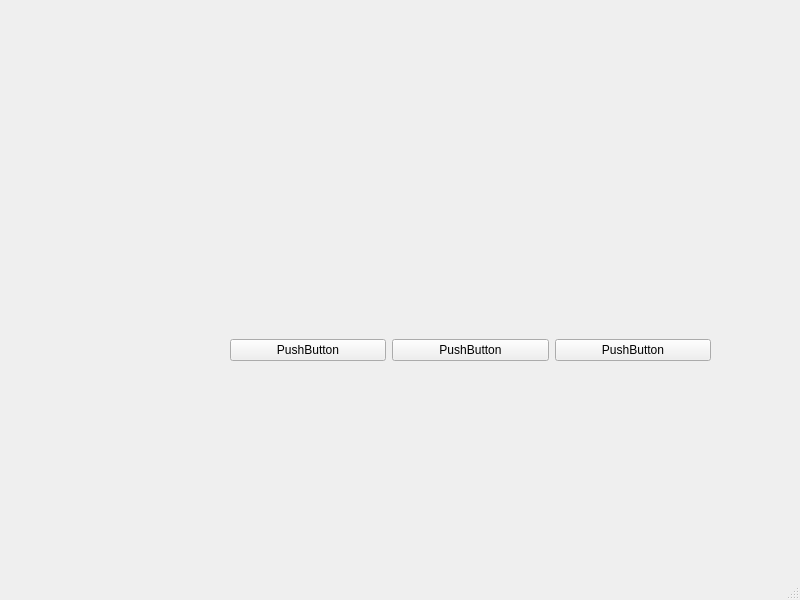
<?xml version="1.0" encoding="UTF-8"?>
<ui version="4.0">
 <class>MainWindow</class>
 <widget class="QMainWindow" name="MainWindow">
  <property name="geometry">
   <rect>
    <x>0</x>
    <y>0</y>
    <width>800</width>
    <height>600</height>
   </rect>
  </property>
  <property name="windowTitle">
   <string>MainWindow</string>
  </property>
  <widget class="QWidget" name="centralwidget">
   <widget class="QWidget" name="horizontalLayoutWidget">
    <property name="geometry">
     <rect>
      <x>20</x>
      <y>20</y>
      <width>160</width>
      <height>501</height>
     </rect>
    </property>
    <layout class="QHBoxLayout" name="horizontalLayout"/>
   </widget>
   <widget class="QWidget" name="verticalLayoutWidget">
    <property name="geometry">
     <rect>
      <x>210</x>
      <y>120</y>
      <width>511</width>
      <height>131</height>
     </rect>
    </property>
    <layout class="QVBoxLayout" name="verticalLayout"/>
   </widget>
   <widget class="QWidget" name="horizontalLayoutWidget_2">
    <property name="geometry">
     <rect>
      <x>230</x>
      <y>310</y>
      <width>481</width>
      <height>80</height>
     </rect>
    </property>
    <layout class="QHBoxLayout" name="horizontalLayout_2">
     <item>
      <widget class="QPushButton" name="pushButton_2">
       <property name="text">
        <string>PushButton</string>
       </property>
      </widget>
     </item>
     <item>
      <widget class="QPushButton" name="pushButton_3">
       <property name="text">
        <string>PushButton</string>
       </property>
      </widget>
     </item>
     <item>
      <widget class="QPushButton" name="pushButton">
       <property name="text">
        <string>PushButton</string>
       </property>
      </widget>
     </item>
    </layout>
   </widget>
  </widget>
  <widget class="QMenuBar" name="menubar">
   <property name="geometry">
    <rect>
     <x>0</x>
     <y>0</y>
     <width>800</width>
     <height>25</height>
    </rect>
   </property>
  </widget>
  <widget class="QStatusBar" name="statusbar"/>
 </widget>
 <resources/>
 <connections/>
</ui>
